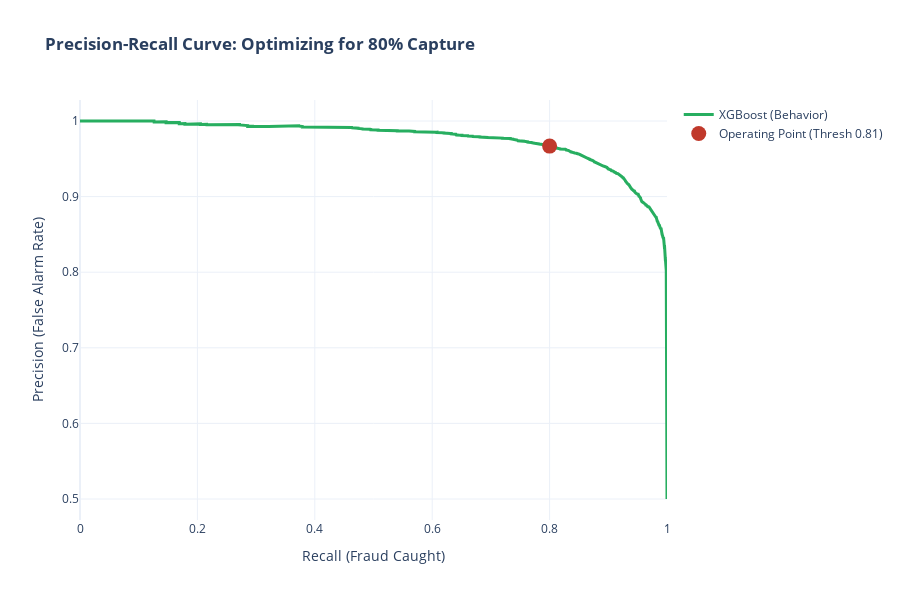

The notebook cell this image was saved under:
### Code cell
# PR Curve with Operating Point: Scenario B XGB
y_prob_b = model_b_tuned.predict_proba(X_val_beh)[:, 1]
precisions, recalls, thresholds = precision_recall_curve(y_val, y_prob_b)

idx = np.argmin(np.abs(recalls - 0.80))

fig2 = go.Figure()
fig2.add_trace(go.Scatter(x=recalls, y=precisions, name='XGBoost (Behavior)',
                         line=dict(color='#27AE60', width=3)))
fig2.add_trace(go.Scatter(x=[recalls[idx]], y=[precisions[idx]], mode='markers',
                         name=f'Operating Point (Thresh {thresholds[idx]:.2f})',
                         marker=dict(color='#C0392B', size=15)))

fig2.update_layout(title='<b>Precision-Recall Curve: Optimizing for 80% Capture</b>',
                   xaxis_title='Recall (Fraud Caught)',
                   yaxis_title='Precision (False Alarm Rate)',
                   template='plotly_white', height=600)
fig2.write_html("../assets/asset2_pr_interactive.html")
fig2.show()

### Figure 1 — Plotly figure (JSON) as saved in the notebook; plotly's stock layout.template omitted (floating-point values rounded to 4 significant figures; data arrays with more than 128 entries replaced by an {"elided": "..."} marker saying what was removed)
{"data": [{"line": {"color": "#27AE60", "width": 3}, "name": "XGBoost (Behavior)", "type": "scatter", "x": {"elided": "11493 float values"}, "y": {"elided": "11493 float values"}}, {"marker": {"color": "#C0392B", "size": 15}, "mode": "markers", "name": "Operating Point (Thresh 0.81)", "type": "scatter", "x": [0.8], "y": [0.9668]}], "layout": {"height": 600, "title": {"text": "<b>Precision-Recall Curve: Optimizing for 80% Capture</b>"}, "xaxis": {"title": {"text": "Recall (Fraud Caught)"}}, "yaxis": {"title": {"text": "Precision (False Alarm Rate)"}}}}
